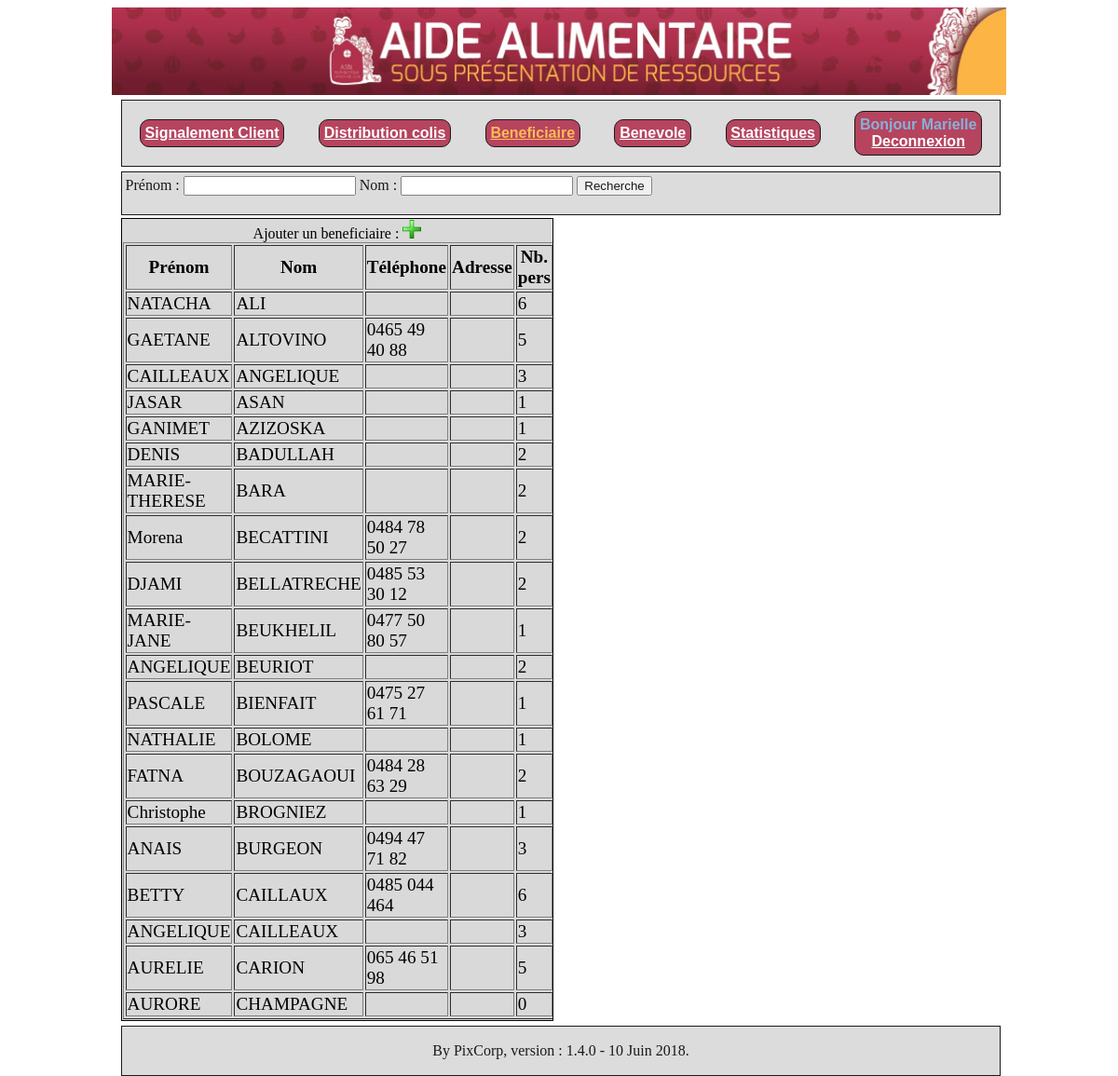
The page /beneficiaire/beneficiaires.php (signed in) on the database its author committed.
### tables this page shows
CREATE TABLE `beneficiaires` (
  `nom` varchar(30) NOT NULL,
  `prenom` varchar(30) NOT NULL,
  `tel` varchar(20) NOT NULL,
  `adresse` varchar(56) NOT NULL,
  `nbracharge` int(11) NOT NULL,
  `heurepassage` time NOT NULL,
  `ref` bigint(20) NOT NULL,
  `sem1` tinyint(1) NOT NULL,
  `sem2` tinyint(1) NOT NULL,
  `sem3` tinyint(1) NOT NULL,
  `sem4` tinyint(1) NOT NULL,
  `aide_familiale` tinyint(1) NOT NULL COMMENT 'Indique si le bénéficiaire dispose d''une aide familiale.',
  `solde_colis` decimal(10,2) NOT NULL COMMENT 'Solde colis actuel d''un bénéficiaire',
  `dette_magasin` decimal(10,2) NOT NULL COMMENT 'Cumul des dettes actuelles d&#039;un bénéficiaire pour le magasin',
  `commentaire` mediumtext NOT NULL COMMENT 'Commentaire actuel d''un bénéficaire',
  `jourpassage` int(3) NOT NULL,
  `date_creation` datetime DEFAULT NULL,
  `id_utilisateur_creation` int(11) DEFAULT NULL,
  `date_modification` datetime DEFAULT NULL,
  `id_utilisateur_modification` int(11) DEFAULT NULL
);

### index.php (called while the page is built, shortened)
<?php include_once($_SERVER['DOCUMENT_ROOT'].'/asbl-gestion/commun/indexCommun.php'); ?>
<?php include_once($_SERVER['DOCUMENT_ROOT'].'/asbl-gestion/commun/entete.php'); ?>
<?php include_once($_SERVER['DOCUMENT_ROOT'].'/asbl-gestion/commun/menu.php'); ?>

### footer.php (called while the page is built)
<?php include_once($_SERVER['DOCUMENT_ROOT'].'/asbl-gestion/commun/mentionsLegales.php'); ?>
<?php include_once($_SERVER['DOCUMENT_ROOT'].'/asbl-gestion/commun/footerCommun.php'); ?>

### beneficiaire/beneficiaires.php (the view, shortened to what this page needs)
<?php
include_once("../index.php");
$base=ouvrebase();
$module=0;$reference=0;$depart=0;$nomc='';$prenomc='';
?>
<div class='bloclarge'>
	<form name='recherche' method='GET' action='beneficiaires.php'>
		<table>
			<tr>
				<td>
					<label>Prénom : </label>
					<input type='text' name='prenomc' value='<?php echo "$prenomc"?>'/>
					<label>Nom : </label>
					<input type='text' name='nomc' value='<?php echo "$nomc"?>'/>
				</td>
				<td>
					<input type='submit' value='Recherche'/>
				</td>
			</tr>
		</table>
	</form>
</div>
<div>
	<div class='blocgauche'>
	<div align='center'>
		Ajouter un beneficiaire :
		<a href='beneficiaires.php?module=2'>
			<img src='../images/inserer.jpg' width=20 height=20 title='Inserer une fiche beneficiaire'/>
		</a>
	</div>
		<table border=1 align='center' style='font-size:1.2em;'>
			<tr>
				<th>Prénom</th>
				<th>Nom</th>
				<th>Téléphone</th>
				<th>Adresse</th>
				<th>Nb. pers</th>
			</tr>
<?php
$sql="select * from beneficiaires";
$sql=$sql." order by nom asc limit 20 offset ".$depart;
$resultat=$base->query($sql);
while ($chaine=$resultat->fetch())
	{
?>
			<tr <?php if ($chaine['ref']==$reference) {echo 'bgcolor="#78A9D4"';}?> >
				<td><?php echo $chaine['prenom'];?></td>
				<td><?php echo $chaine['nom'];?></td>
				<td><?php echo $chaine['tel'];?></td>
				<td><?php echo $chaine['adresse'];?></td>
				<td><?php echo $chaine['nbracharge'];?></td>
			</tr>
<?php
	}
?>
		</table>
	</div>
<?php
include_once("../footer.php");
?>

### commun/indexCommun.php (shortened to what this page needs)
<html>
<head>
<!DOCTYPE html PUBLIC "-//W3C//DTD HTML 4.01 Transitional//EN" "http://www.w3.org/TR/html4/loose.dtd">
	 <link rel="stylesheet" href="http://<?php echo $_SERVER['HTTP_HOST'] ?>/asbl-gestion/css/stylelavande.css" />
	 <link rel="stylesheet" href="http://<?php echo $_SERVER['HTTP_HOST'] ?>/asbl-gestion/agenda/style.css" type="text/css" />
</head>
	<body>

### commun/entete.php
<div class='entete'>
	<img src="http://<?php echo $_SERVER['HTTP_HOST'] ?>/asbl-gestion/images/bandeau-aide-alimentaire.jpg" style="width: 100%;"/>
</div>

### commun/menu.php
<div class='bloclarge menuhorizontal' align='center'>
	<div><a href='http://<?php echo $_SERVER['HTTP_HOST'] ?>/asbl-gestion/signalement/signalement.php' <?php if(basename($_SERVER['PHP_SELF']) == 'signalement.php'){echo("class='selectionne'");}?>>Signalement Client</a></div>
	<?php if ($_SESSION['secteur'] == 1 or $_SESSION['secteur'] == 2 or$_SESSION['secteur'] == 3 or $_SESSION['secteur'] == 4) { ?>
	<div><a href='http://<?php echo $_SERVER['HTTP_HOST'] ?>/asbl-gestion/districoliSignales/districoliSignales.php' <?php if(basename($_SERVER['PHP_SELF']) == 'districoliSignales.php'){echo("class='selectionne'");}?>>Distribution colis</a></div>
	<div><a href='http://<?php echo $_SERVER['HTTP_HOST'] ?>/asbl-gestion/beneficiaire/beneficiaires.php' <?php if(basename($_SERVER['PHP_SELF']) == 'beneficiaires.php'){echo("class='selectionne'");}?>>Beneficiaire</a></div>
	<div><a href='http://<?php echo $_SERVER['HTTP_HOST'] ?>/asbl-gestion/benevole/benevole.php' <?php if(basename($_SERVER['PHP_SELF']) == 'benevole.php'){echo("class='selectionne'");}?>>Benevole</a></div>
	<div><a href='http://<?php echo $_SERVER['HTTP_HOST'] ?>/asbl-gestion/stat/stat.php' <?php if(basename($_SERVER['PHP_SELF']) == 'stat.php'){echo("class='selectionne'");}?>>Statistiques</a></div>
	<?php } ?>
	<div>
		<?php if (isset($_SESSION['prenom'])) { ?>
		<span class='bonjour'><?php echo ('Bonjour ' . $_SESSION['prenom']);?></span><br/>
		<?php } ?>
		<a href='http://<?php echo $_SERVER['HTTP_HOST'] ?>/asbl-gestion/deco.php'>Deconnexion</a>
	</div>
</div>

### commun/mentionsLegales.php
<div class="bloclarge" style="text-align:center">
	<p> By PixCorp, version : 1.4.0 - 10 Juin 2018. </p>
</div>

### commun/footerCommun.php
	</body>
</html>

### css/stylelavande.css (style rules this page uses)
body { background : url(''); width: 80%; margin-left: 10%; }
a img { border: none; }
html { background: url("../images/fond.pnj") no-repeat center center fixed; -webkit-background-size: cover; -moz-background-size: cover; -o-background-size: cover; background-size: cover; }
.menuhorizontal { display: flex; flex-wrap: wrap; justify-content: space-around; align-items: center; }
.menuhorizontal div { background-color: rgb(175, 48, 77); border: 1px solid black; border-radius: 10px; margin: 10px 0px; padding: 0.3em; font-family: sans-serif; color: white; font-weight: bold; }
.menuhorizontal div a { color: white; }
.selectionne { color:rgb(252, 180, 69) !important; }
.bonjour { color:rgb(120, 169, 212); }
.entete { text-align:center; }
.bloclarge { width: 98%; float: left; background-color: #d9d9d9; opacity: 0.9; border: 1px solid black; margin-left: 1%; margin-top: 5px; padding: 1px; overflow: auto; }
.blocgauche { width: 48%; float: left; background-color: #d9d9d9; border: 1px solid black; margin-top: 3px; margin-left: 1%; padding: 1px; overflow: auto; }

### rows shown on the page
beneficiaires: prenom "NATACHA", nom "ALI", nbracharge "6"
beneficiaires: prenom "GAETANE", nom "ALTOVINO", tel "0465 49 40 88", nbracharge "5"
beneficiaires: prenom "CAILLEAUX", nom "ANGELIQUE", nbracharge "3"
beneficiaires: prenom "JASAR", nom "ASAN", nbracharge "1"
beneficiaires: prenom "GANIMET", nom "AZIZOSKA", nbracharge "1"
beneficiaires: prenom "DENIS", nom "BADULLAH", nbracharge "2"
beneficiaires: prenom "MARIE-THERESE", nom "BARA", nbracharge "2"
beneficiaires: prenom "Morena", nom "BECATTINI", tel "0484 78 50 27", nbracharge "2"
beneficiaires: prenom "DJAMI", nom "BELLATRECHE", tel "0485 53 30 12", nbracharge "2"
beneficiaires: prenom "MARIE-JANE", nom "BEUKHELIL", tel "0477 50 80 57", nbracharge "1"
beneficiaires: prenom "ANGELIQUE", nom "BEURIOT", nbracharge "2"
beneficiaires: prenom "PASCALE", nom "BIENFAIT", tel "0475 27 61 71", nbracharge "1"
beneficiaires: prenom "NATHALIE", nom "BOLOME", nbracharge "1"
beneficiaires: prenom "FATNA", nom "BOUZAGAOUI", tel "0484 28 63 29", nbracharge "2"
beneficiaires: prenom "Christophe", nom "BROGNIEZ", nbracharge "1"
beneficiaires: prenom "ANAIS", nom "BURGEON", tel "0494 47 71 82", nbracharge "3"
beneficiaires: prenom "BETTY", nom "CAILLAUX", tel "0485 044 464", nbracharge "6"
beneficiaires: prenom "ANGELIQUE", nom "CAILLEAUX", nbracharge "3"
beneficiaires: prenom "AURELIE", nom "CARION", tel "065 46 51 98", nbracharge "5"
beneficiaires: prenom "AURORE", nom "CHAMPAGNE", nbracharge "0"

### other values the page prints
$_SESSION['prenom'] "Marielle"
